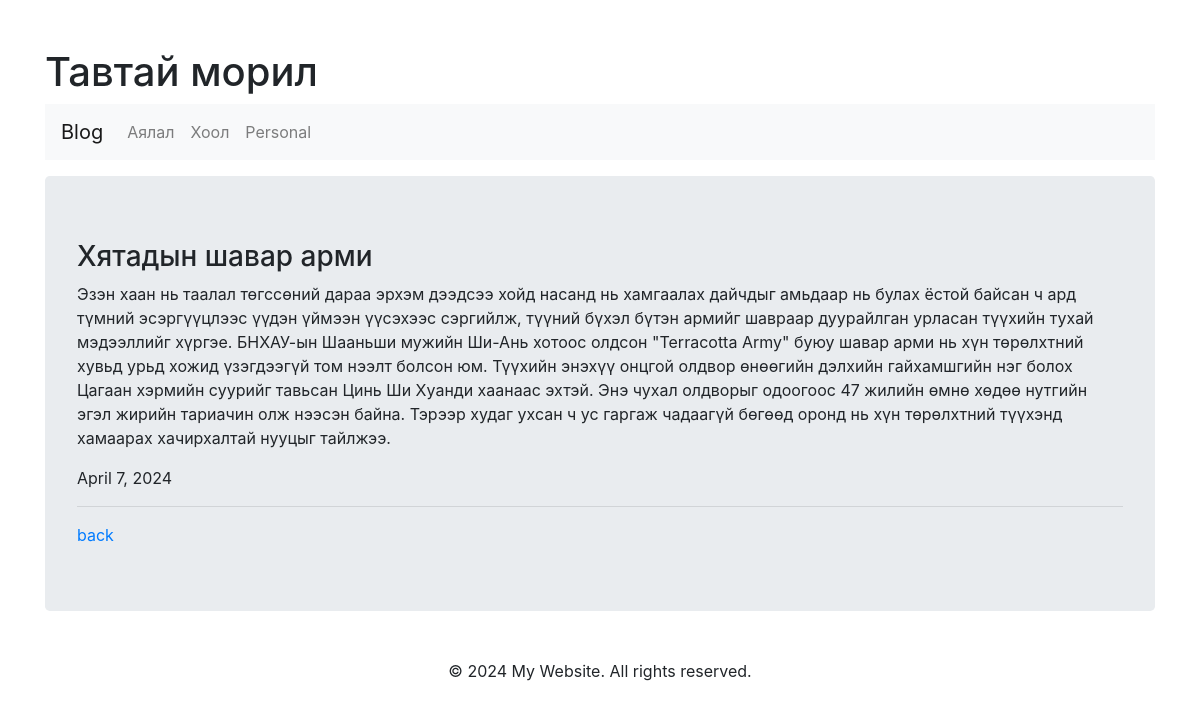
Page /blog/detail/1 on the committed database.
### app_blog/models.py (models this page shows, shortened)
class Blog(models.Model):
    bname = models.CharField(max_length=255)
    bcontent = models.CharField(max_length=2500, null=True)
    bdate = models.DateField(auto_now_add=True)
    btorol = models.ForeignKey(Torol, on_delete=models.CASCADE)
    class Meta:
        db_table = 'tbl_blog'

### app_blog/views.py (the view)
# urls.py: path('detail/<int:id>', detail_blog, name='detailBlog'),
def detail_blog(request, id):
    blog = Blog.objects.get(id=id)
    return render(request, 'blog/detail.html', {'blog': blog})

### templates/blog/detail.html
{%extends '../base.html'%}
{%block content%}
<div>
    <h3>{{blog.bname}}</h3>
    <p>{{blog.bcontent}}</p>
    <span>{{blog.bdate}}</span>
</div>
<hr>
<a href="{%url 'blog:readBlog' blog.btorol.id%}">back</a>
{%endblock%}

### rows in the picture
Blog: bname "Хятадын шавар арми", bcontent "Эзэн хаан нь таалал төгссөний дараа эрхэм дээдсээ хойд насанд нь хамгаалах дайчдыг амьдаар нь булах ёстой байсан ч ард түмний эсэргүүцлээс үүдэн үймээн үүсэхээс сэргийлж, түүний бүхэл бүтэн армийг шавраар дуурайлган урласан түүхийн тухай мэдээллийг хүргэе. БНХАУ-ын Шааньши мужийн Ши-Ань хотоос олдсон \"Terracotta Army\" буюу шавар арми нь хүн төрөлхтний хувьд урьд хожид үзэгдээгүй том нээлт болсон юм. Түүхийн энэхүү онцгой олдвор өнөөгийн дэлхийн гайхамшгийн нэг болох Цагаан хэрмийн суурийг тавьсан Цинь Ши Хуанди хаанаас эхтэй. Энэ чухал олдворыг одоогоос 47 жилийн өмнө хөдөө нутгийн эгэл жирийн тариачин олж нээсэн байна. Тэрээр худаг ухсан ч ус гаргаж чадаагүй бөгөөд оронд нь хүн төрөлхтний…", bdate "April 7, 2024"
